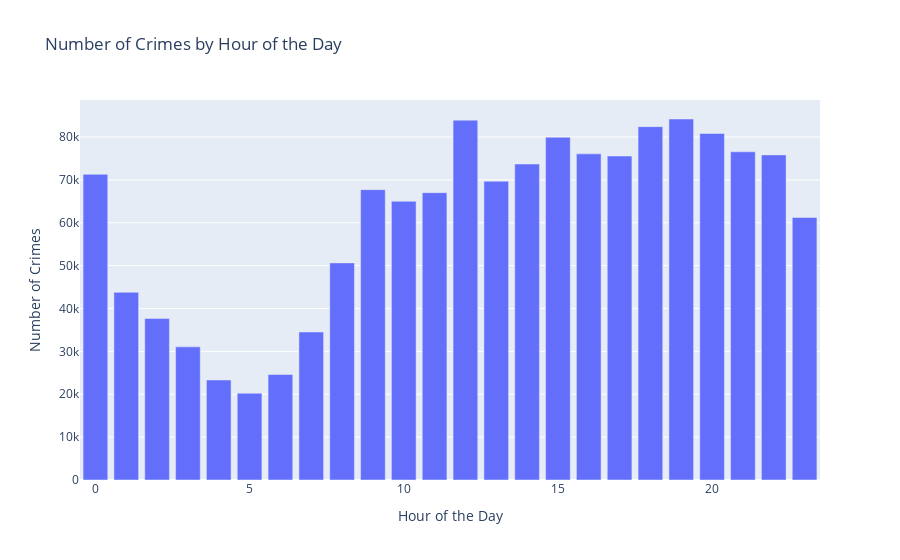

The notebook cell this image was saved under:
### Code cell
# Assuming crime_data is already loaded and contains a 'Date' column with dates in the format "mm/dd/yyyy hh:mm:ss AM/PM"

# Convert 'Date' to datetime with explicit format
crime_data['Date'] = pd.to_datetime(crime_data['Date'], format='%m/%d/%Y %I:%M:%S %p')

# Extract hour from 'Date'
crime_data['HOUR'] = crime_data['Date'].dt.hour

# Count the number of crimes per hour
crime_counts_per_hour = crime_data['HOUR'].value_counts().sort_index()

# Create a bar plot for crimes by hour
fig_crime_hour = px.bar(x=crime_counts_per_hour.index, y=crime_counts_per_hour.values, labels={'x': 'Hour of the Day', 'y': 'Number of Crimes'}, title='Number of Crimes by Hour of the Day')

fig_crime_hour.show()

### Figure 1 — Plotly figure (JSON) as saved in the notebook; plotly's stock layout.template omitted (floating-point values rounded to 4 significant figures)
{"data": [{"alignmentgroup": "True", "hovertemplate": "Hour of the Day=%{x}<br>Number of Crimes=%{y}<extra></extra>", "legendgroup": "", "marker": {"color": "#636efa", "pattern": {"shape": ""}}, "name": "", "offsetgroup": "", "orientation": "v", "showlegend": false, "textposition": "auto", "type": "bar", "x": [0, 1, 2, 3, 4, 5, 6, 7, 8, 9, 10, 11, 12, 13, 14, 15, 16, 17, 18, 19, 20, 21, 22, 23], "xaxis": "x", "y": [71288, 43771, 37689, 31048, 23325, 20233, 24609, 34522, 50637, 67712, 65006, 67005, 83930, 69666, 73698, 79930, 76065, 75556, 82414, 84193, 80826, 76543, 75824, 61224], "yaxis": "y"}], "layout": {"barmode": "relative", "legend": {"tracegroupgap": 0}, "title": {"text": "Number of Crimes by Hour of the Day"}, "xaxis": {"anchor": "y", "domain": [0, 1], "title": {"text": "Hour of the Day"}}, "yaxis": {"anchor": "x", "domain": [0, 1], "title": {"text": "Number of Crimes"}}}}
